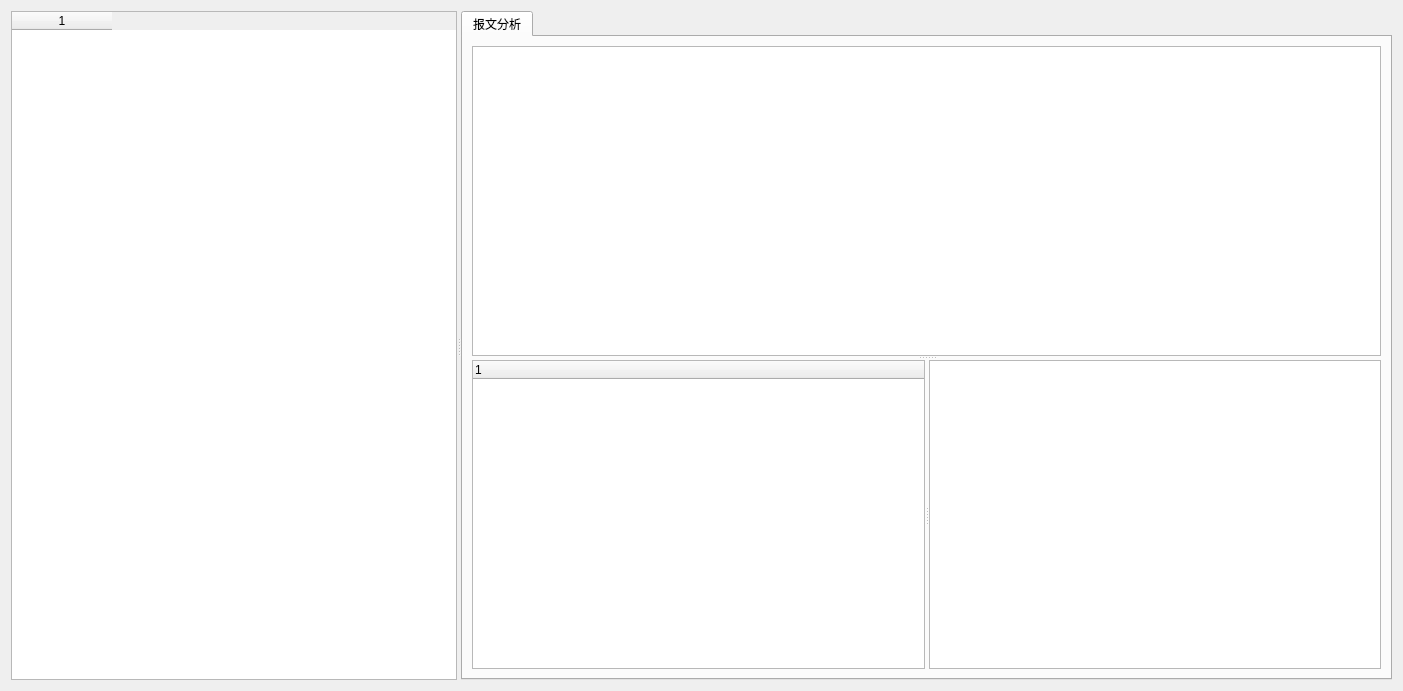
<?xml version="1.0" encoding="UTF-8"?>
<ui version="4.0">
 <class>AnalysisPcapFile</class>
 <widget class="QWidget" name="AnalysisPcapFile">
  <property name="geometry">
   <rect>
    <x>0</x>
    <y>0</y>
    <width>1403</width>
    <height>691</height>
   </rect>
  </property>
  <property name="windowTitle">
   <string>Form</string>
  </property>
  <layout class="QGridLayout" name="gridLayout">
   <item row="0" column="0">
    <widget class="QSplitter" name="splitter">
     <property name="orientation">
      <enum>Qt::Horizontal</enum>
     </property>
     <widget class="QTableWidget" name="PcapFileName">
      <column>
       <property name="text">
        <string notr="true">1</string>
       </property>
      </column>
     </widget>
     <widget class="QTabWidget" name="tabWidget">
      <property name="currentIndex">
       <number>0</number>
      </property>
      <widget class="QWidget" name="PcapDataInfo">
       <attribute name="title">
        <string>报文分析</string>
       </attribute>
       <layout class="QGridLayout" name="gridLayout_2">
        <item row="0" column="0">
         <widget class="QSplitter" name="splitter_3">
          <property name="orientation">
           <enum>Qt::Vertical</enum>
          </property>
          <widget class="QTableWidget" name="PcapHreadInfo"/>
          <widget class="QSplitter" name="splitter_2">
           <property name="orientation">
            <enum>Qt::Horizontal</enum>
           </property>
           <widget class="QTreeWidget" name="PcapTreeinfo">
            <column>
             <property name="text">
              <string notr="true">1</string>
             </property>
            </column>
           </widget>
           <widget class="QTextEdit" name="PcapBinaryInfo"/>
          </widget>
         </widget>
        </item>
       </layout>
      </widget>
     </widget>
    </widget>
   </item>
  </layout>
 </widget>
 <resources/>
 <connections/>
</ui>
